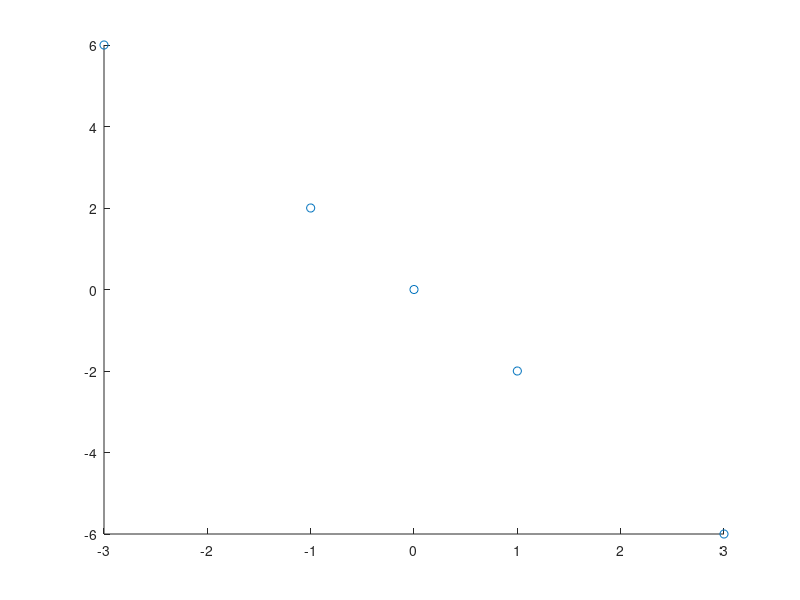

Write MATLAB code to recreate this figure. (Note: this script raises an error after producing the figure.)
%%% Part1
data = [0,-1,-3,1,3;0,2,6,-2,-6]';
scatter(data(:,1),data(:,2))





%%% Part2
load USPS.mat
A2 = reshape(A(2,:),16,16);
imshow(A2')

% Apply PCA
coeff = pca(A);

% Reconstucted data 1: 10 pc
new1 = A * coeff(:,1:10) * coeff(:,1:10)';
newA2 = reshape(new1(2,:),16,16);
imshow(newA2')


% Reconstucted data 1: 50 pc
new2 = A * coeff(:,1:50) * coeff(:,1:50)';
newA2 = reshape(new2(2,:),16,16);
imshow(newA2')

% Reconstucted data 1: 10 pc
new3 = A * coeff(:,1:100) * coeff(:,1:100)';
newA2 = reshape(new3(2,:),16,16);
imshow(newA2')

% Reconstucted data 1: 10 pc
new4 = A * coeff(:,1:200) * coeff(:,1:200)';
newA2 = reshape(new4(2,:),16,16);
imshow(newA2')


